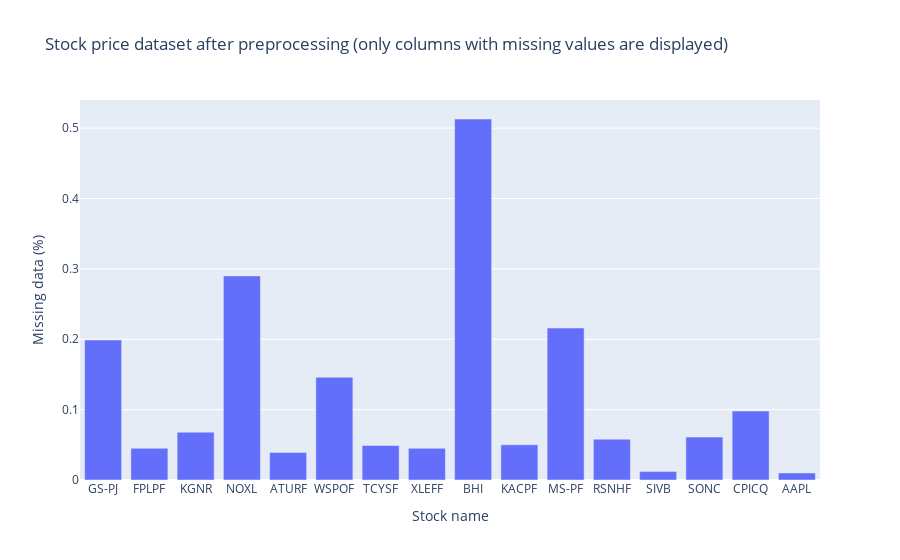

The notebook cell this image was saved under:
### Markdown cell above
For most of the above stocks with missing values, we noticed that they indeed exist up to a given time and after that no more data is available. It may due to a business failure, hence no more stocks will be exchanged from that moment on.

### Code cell
# Clear our input data from training NaN values
prices_dfs_new = [remove_trailing_nan(df,name) for df,name in zip(prices_dfs, dfs_names)]

# Remove INTH stock from our dataset since it contains many inactivity periods
inth_idx = dfs_names.index('INTH')
del dfs_names[inth_idx]
del prices_dfs_new[inth_idx]

summary = prices_df_nan_summary(prices_dfs_new, dfs_names)
px.bar(summary, x='Stock name', y='Missing data (%)', hover_data=['Count'], title="Stock price dataset after preprocessing (only columns with missing values are displayed)")

### Figure 1 — Plotly figure (JSON) as saved in the notebook; plotly's stock layout.template omitted (floating-point values rounded to 4 significant figures)
{"data": [{"alignmentgroup": "True", "customdata": [[4], [1], [1], [18], [1], [3], [1], [1], [1], [1], [4], [1], [1], [1], [9], [1]], "hovertemplate": "Stock name=%{x}<br>Missing data (%)=%{y}<br>Count=%{customdata[0]}<extra></extra>", "legendgroup": "", "marker": {"color": "#636efa"}, "name": "", "offsetgroup": "", "orientation": "v", "showlegend": false, "textposition": "auto", "type": "bar", "x": ["GS-PJ", "FPLPF", "KGNR", "NOXL", "ATURF", "WSPOF", "TCYSF", "XLEFF", "BHI", "KACPF", "MS-PF", "RSNHF", "SIVB", "SONC", "CPICQ", "AAPL"], "xaxis": "x", "y": [0.199, 0.045, 0.068, 0.29, 0.039, 0.146, 0.049, 0.045, 0.513, 0.05, 0.216, 0.058, 0.012, 0.061, 0.098, 0.01], "yaxis": "y"}], "layout": {"barmode": "relative", "legend": {"tracegroupgap": 0}, "title": {"text": "Stock price dataset after preprocessing (only columns with missing values are displayed)"}, "xaxis": {"anchor": "y", "domain": [0, 1], "title": {"text": "Stock name"}}, "yaxis": {"anchor": "x", "domain": [0, 1], "title": {"text": "Missing data (%)"}}}}
